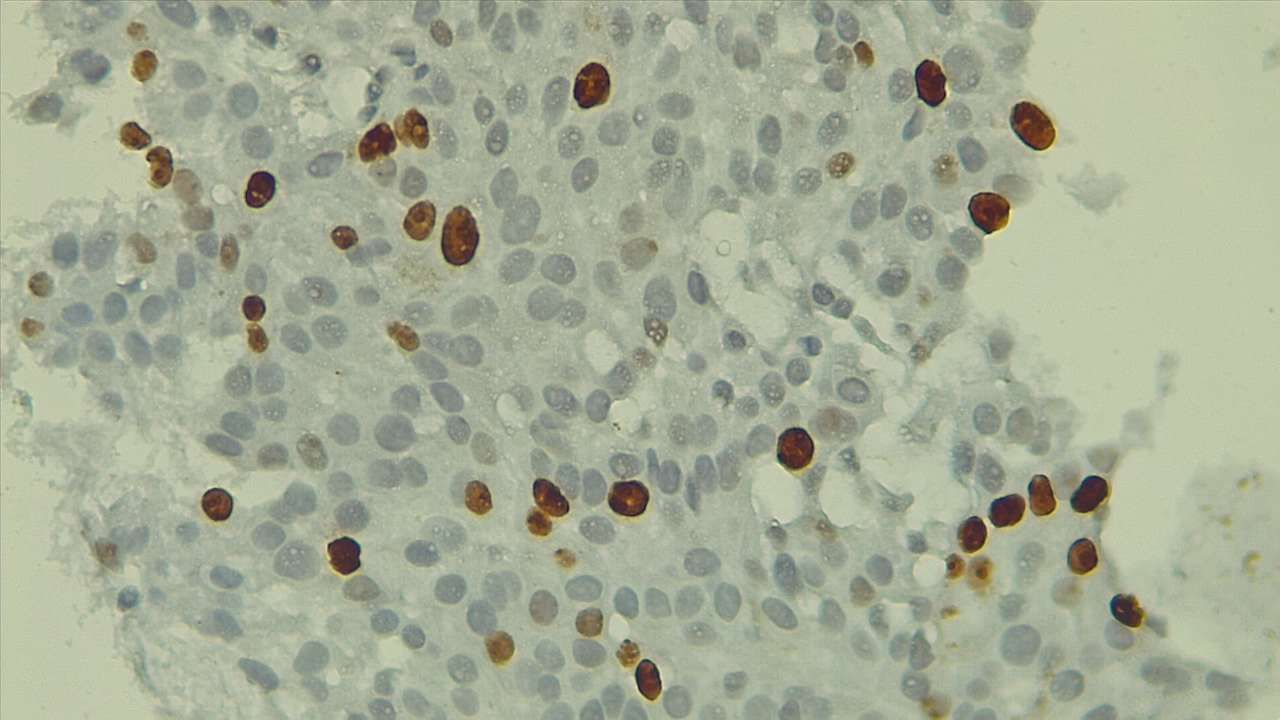
#> input picture data/Test1.jpg, 1280 x 720 px
$ python main.py
#> lines starting #> are read from the running program, lines starting #| are printed output that depends on the picture; after the words box and inside, x2 and y2 are one past the last pixel; in counts of white or black regions, pixels touching at a corner belong together; long printed decimals are rounded
### utils.py
import cv2
import numpy as np
import matplotlib.pyplot as plt

# Guardamos las imagenes en la carpeta 'imgs'
imgs_path = "./imgs"

# Función para mostrar y/o guardar imagenes
def manage_image_display(img, title="Image", display_img=True, save_img=False):
    """
    Muestra y/o guarda una imagen.

    :param img:         Imagen de entrada
    :param title:       Título de la imagen, usado también como nombre de archivo al guardar.
    :param display_img: Bool que indica si se debe mostrar la imagen.
    :param save_img:    Bool que indica si se debe guardar la imagen.
    """

    # Mostrar la imagen si display_img es True
    if display_img:
        plt.imshow(cv2.cvtColor(img, cv2.COLOR_BGR2RGB))
        plt.axis('off')
        plt.title(title)
        plt.show()

    # Guardar la imagen si save_img es True
    if save_img:
        filename = f"{imgs_path}/{title}.jpg"
        cv2.imwrite(filename, img)

# Función para cargar la imagen y redimensionarla
def ajustar_imagen(img, tamaño=(1024, 1024)):
    img_resized = cv2.resize(img, tamaño)
    return img_resized

# Función para dividir la imagen en 4 sub-imágenes
def dividir_imagen(img):
    imgs = []
    altura, ancho, _ = img.shape
    mitad_alto = altura // 2
    mitad_ancho = ancho // 2

    imgs.append(img[:mitad_alto, :mitad_ancho])
    imgs.append(img[:mitad_alto, mitad_ancho:])
    imgs.append(img[mitad_alto:, :mitad_ancho])
    imgs.append(img[mitad_alto:, mitad_ancho:])

    return imgs

# Función de ecualización
def ecualizar_imagen(imagen, display_hist=False, save_hist=False, title="CompDeHistogramas"):
    # Separamos la imagen en sus canales
    canales = cv2.split(imagen)

    # Ecualizamos cada canal
    canales_ec = [cv2.equalizeHist(canal) for canal in canales]

    # Juntamos los 3 canales nuevamente
    imagen_ecualizada = cv2.merge(canales_ec)

    if display_hist or save_hist:
        # Crear el gráfico con 6 subgráficos para los histogramas
        plt.figure(figsize=(12, 8))

        # Histogramas antes de la ecualización (Imagen original)
        # Subgráfico 1: Histograma del canal Azul (B)
        plt.subplot(2, 3, 1)
        plt.hist(canales[0].ravel(), bins=256, histtype='step', color='blue')
        plt.title('Histograma Original - Azul')
        plt.xlim(0, 256)

        # Subgráfico 2: Histograma del canal Verde (G)
        plt.subplot(2, 3, 2)
        plt.hist(canales[1].ravel(), bins=256, histtype='step', color='green')
        plt.title('Histograma Original - Verde')
        plt.xlim(0, 256)

        # Subgráfico 3: Histograma del canal Rojo (R)
        plt.subplot(2, 3, 3)
        plt.hist(canales[2].ravel(), bins=256, histtype='step', color='red')
        plt.title('Histograma Original - Rojo')
        plt.xlim(0, 256)

        # Histogramas después de la ecualización (Imagen ecualizada)
        # Subgráfico 4: Histograma del canal Azul (B) - Ecualizado
        plt.subplot(2, 3, 4)
        plt.hist(canales_ec[0].ravel(), bins=256, histtype='step', color='blue')
        plt.title('Histograma Ecualizado - Azul')
        plt.xlim(0, 256)

        # Subgráfico 5: Histograma del canal Verde (G) - Ecualizado
        plt.subplot(2, 3, 5)
        plt.hist(canales_ec[1].ravel(), bins=256, histtype='step', color='green')
        plt.title('Histograma Ecualizado - Verde')
        plt.xlim(0, 256)

        # Subgráfico 6: Histograma del canal Rojo (R) - Ecualizado
        plt.subplot(2, 3, 6)
        plt.hist(canales_ec[2].ravel(), bins=256, histtype='step', color='red')
        plt.title('Histograma Ecualizado - Rojo')
        plt.xlim(0, 256)

        if display_hist:
            # Mostrar histogramas
            plt.tight_layout()
            plt.show()

        if save_hist:
            # Guardar histogramas
            filename = f"{imgs_path}/{title}.jpg"
            plt.savefig(filename)

        plt.close()

    return imagen_ecualizada


# Función para contar los objetos binarios (células) en una imagen binaria
def contar_objetos(img_mask):
    # Encontrar contornos
    contornos, _ = cv2.findContours(img_mask, cv2.RETR_EXTERNAL, cv2.CHAIN_APPROX_SIMPLE)

    # Calcular el área promedio de los objetos
    areas = [cv2.contourArea(contorno) for contorno in contornos]
    area_promedio = np.mean(areas) if areas else 0

    # Cantidad de objetos
    num_objetos = len(contornos)

    return num_objetos, area_promedio


# Aplicar una operación morfológica de apertura
def OpMorfApertura(img_binaria, kernel_size = 7):

    kernel = np.ones((kernel_size, kernel_size), np.uint8)
    img_apertura = cv2.morphologyEx(img_binaria, cv2.MORPH_OPEN, kernel)

    return img_apertura


# Función para graficar la evolución de objetos y áreas
def graficar_evolucion_objetos_areas(kernel_sizes, objetos, areas,
    display_hist=False, save_hist=False, title="NumObjetosVsKernelSize"):
    """
    Grafica la evolución del número de objetos y el área promedio en función del tamaño del kernel.
    """
    plt.figure(figsize=(12, 6))

    # Evolución del número de objetos
    plt.subplot(1, 2, 1)
    plt.plot(kernel_sizes, objetos, marker='o', linestyle='-', color='b')
    plt.title("Evolución del número de objetos")
    plt.xlabel("Tamaño del kernel")
    plt.ylabel("Cantidad de objetos")
    plt.grid(True)

    # Evolución del área promedio
    plt.subplot(1, 2, 2)
    plt.plot(kernel_sizes, areas, marker='o', linestyle='-', color='r')
    plt.title("Evolución del área promedio")
    plt.xlabel("Tamaño del kernel")
    plt.ylabel("Área promedio")
    plt.grid(True)

    plt.tight_layout()

    if display_hist:
        # Mostrar histogramas
        plt.tight_layout()
        plt.show()

    if save_hist:
        # Guardar histogramas
        filename = f"{imgs_path}/{title}.jpg"
        plt.savefig(filename)

    plt.close()


# Fusiona la imagen original con la máscara binaria aplicando un color específico.
def fusionar_imagenes(imagen, img_mask, color=(255, 0, 0), transparencia=0.5):

    # Crear una copia para no modificar la imagen original
    imagen_fusionada = imagen.copy()

    # Crear una máscara de 3 canales con el color deseado
    mask_colored = np.zeros_like(imagen_fusionada)
    mask_colored[img_mask > 0] = color  # Aplica el color solo en las zonas de la máscara

    # Combinar la imagen original con la máscara coloreada (con transparencia configurable)
    imagen_fusionada = cv2.addWeighted(imagen_fusionada, 1, mask_colored, transparencia, 0)

    return imagen_fusionada

### main.py
import cv2
import argparse

from utils import *

parser = argparse.ArgumentParser(description='Procesamiento de imágenes con OpenCV')
parser.add_argument('--guardar_imagenes', '-save', action='store_true',
                    help='Permite guardar las imagenes generadas')
parser.add_argument('--no_mostrar_imagenes', '-dont_display', action='store_true',
                    help='Permite no mostrar las imagenes generadas')
args = parser.parse_args()

def main():

    disp_flag = not(args.no_mostrar_imagenes)  # Mostramos las imagenes generadas
    save_flag = args.guardar_imagenes  # Guardamos las imagenes generadas

    # Cargar y ajustar la imagen
    imagen = cv2.imread('./data/Test1.jpg')
#> imagen is the input picture: shape (720, 1280, 3); mean B, G, R 150.1, 172.3, 165.5
    imagen = ajustar_imagen(imagen)
    manage_image_display(imagen, "ResizedImg", disp_flag, save_flag)

    # Dividir la imagen en 4 sub-imágenes y mostrarlas
    labels = ["Cuad 1", "Cuad 2", "Cuad 3", "Cuad 4"]
    imgs = dividir_imagen(imagen)
#> imgs = 4 items
    for img, label in zip(imgs, labels):
        manage_image_display(img, label, disp_flag, save_flag)
#> this loop made 4 passes
#> label on passes 1 to 4: 'Cuad 1', 'Cuad 2', 'Cuad 3', 'Cuad 4'
#> pass 1, in manage_image_display (call 2), `plt.show()`:
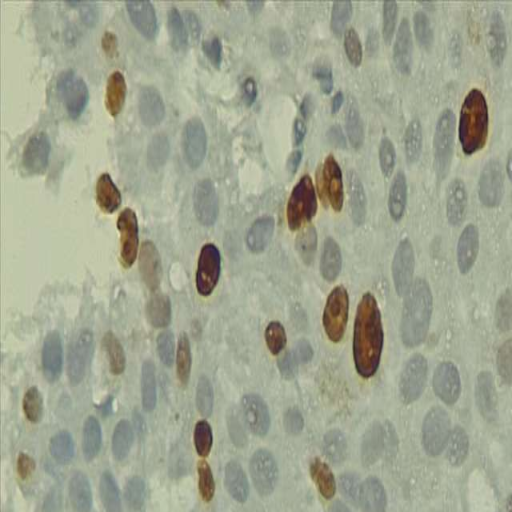
#> shown: shape (512, 512, 3); mean R, G, B 160.6, 165.7, 144.8
#> pass 2, in manage_image_display (call 3), `plt.show()`:
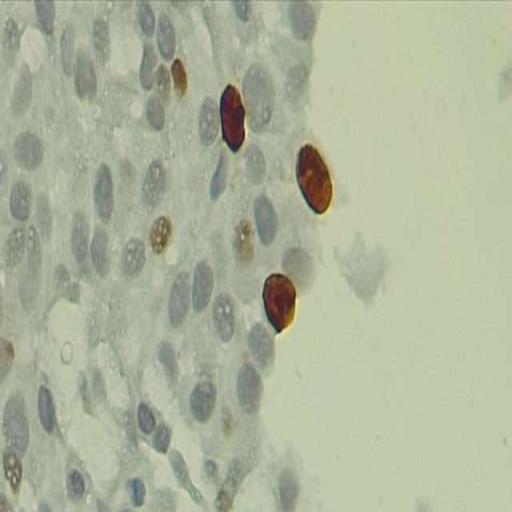
#> shown: shape (512, 512, 3); mean R, G, B 172.8, 179.8, 155.2

    # Aplicar ecualización a la imagen y mostrarla
    imagen_ecualizada = ecualizar_imagen(imagen, display_hist=disp_flag, save_hist=save_flag)
#> in ecualizar_imagen, `canales_ec = [cv2.equalizeHist(canal) for canal in canales]`: canales_ec = 3 items
#> in ecualizar_imagen, `imagen_ecualizada = cv2.merge(canales_ec)`:
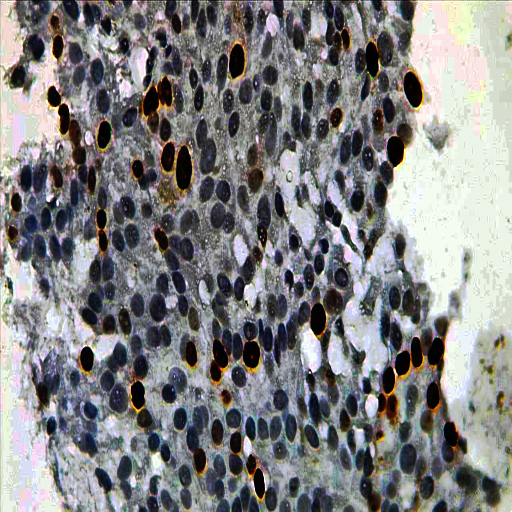
#> imagen_ecualizada: shape (1024, 1024, 3) (shown at 1/2 size); mean of channels 0, 1, 2 130.3, 129.8, 129.8; drawn as B, G, R
    manage_image_display(imagen_ecualizada, "ImgEcualizada", disp_flag, save_flag)

    # Cargar la máscara binaria
    img_mask = cv2.imread('./data/MASK.tif', cv2.IMREAD_GRAYSCALE)
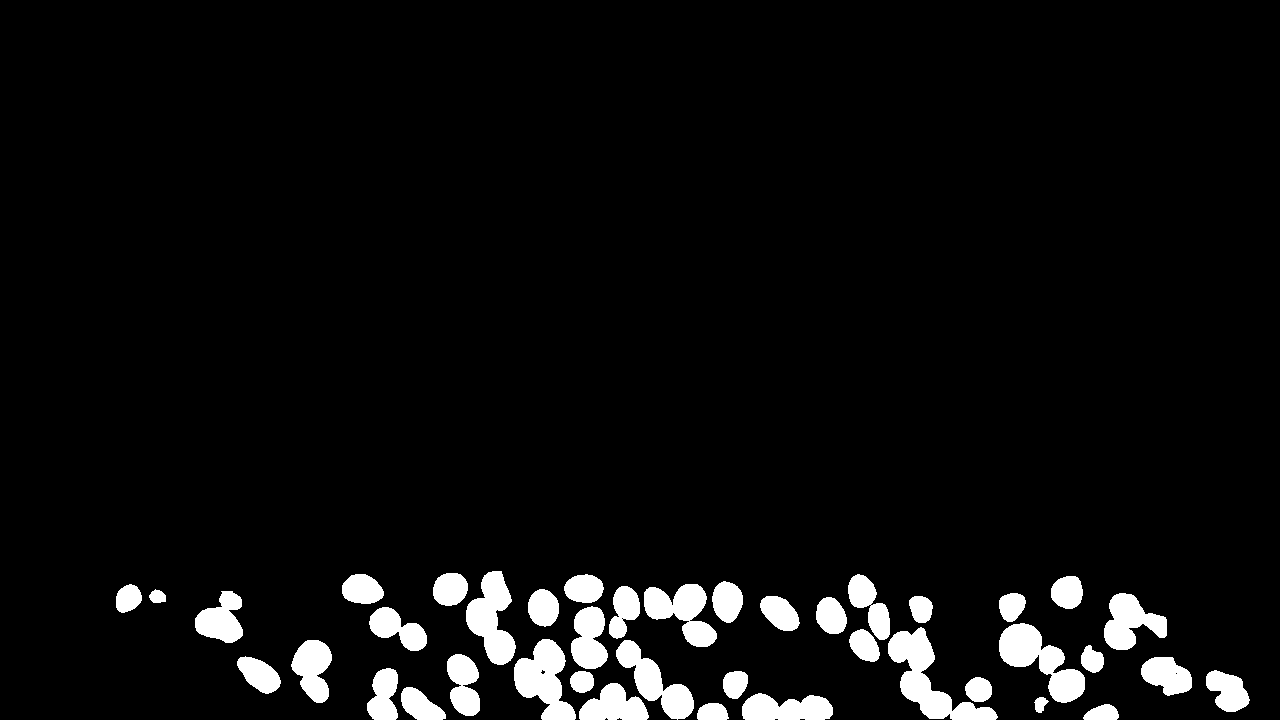
#> input picture data/MASK.tif, 1280 x 720 px
#> img_mask: shape (720, 1280); values 0 (black) and 1 (white), 5.6% white; 41 white regions, largest, box (x1, y1, x2, y2) and area: (888, 627, 998, 720) 3545, (999, 623, 1085, 703) 3082, (514, 639, 576, 720) 2834

    # Reajustamos la máscara al tamaño de 1024x1024
    img_mask = ajustar_imagen(img_mask)
#> in ajustar_imagen (call 2), `img_resized = cv2.resize(img, tamaño)`: img_resized: shape (1024, 1024); values 0 (black) and 1 (white), 5.6% white; 41 white regions, largest, box (x1, y1, x2, y2) and area: (710, 892, 798, 1024) 4026, (799, 886, 868, 1000) 3510, (411, 909, 461, 1024) 3212

    # Para mostrar la imagen, esta debe tener valores entre 0 y 255
    img_mask_scaled = img_mask*255 # Conversión binaria a 8 bits
    # Mostramos y guardamos la visualización de la máscara
    manage_image_display(img_mask_scaled, "ImgMask", disp_flag, save_flag)

    # Contamos la cantidad de objetos previa a la operación de apertura
    num_objetos, area_promedio = contar_objetos(img_mask)
#> in contar_objetos, `contornos, _ = cv2.findContours(img_mask, cv2.RETR_EXTERNAL, cv2.CHAIN..`: contornos = 41 contours; largest, box (x1, y1, x2, y2) and area: (710, 892, 798, 1024) 3816, (799, 886, 868, 1000) 3336, (411, 909, 461, 1024) 3073, (373, 812, 413, 946) 2868, (515, 831, 574, 920) 2603
#> in contar_objetos, `areas = [cv2.contourArea(contorno) for contorno in contornos]`: areas = 41 values, max 3815.5 at index 19, min 144.5 at index 2, mean 1344.6
#> in contar_objetos, `area_promedio = np.mean(areas) if areas else 0`: area_promedio = 1344.6
#> in contar_objetos, `num_objetos = len(contornos)`: num_objetos = 41
#> num_objetos = 41; area_promedio = 1344.6
    print(f"==> Resultados pre-apertura")
    print(f"> Cantidad de objetos binarios (células): {num_objetos}")
#| > Cantidad de objetos binarios (células): 41
    print(f"> Promedio del área de los objetos: {area_promedio}")
#| > Promedio del área de los objetos: 1344.598

    # Aplicamos la operación de apertura
    img_mask_apertura = OpMorfApertura(img_mask, kernel_size=8)
#> in OpMorfApertura, `img_apertura = cv2.morphologyEx(img_binaria, cv2.MORPH_OPEN, kernel)`: img_apertura: shape (1024, 1024); values 0 (black) and 1 (white), 5.4% white; 43 white regions, largest, box (x1, y1, x2, y2) and area: (712, 898, 798, 1024) 3906, (800, 888, 869, 999) 3439, (412, 911, 461, 1024) 3140
    # Guardamos la visualización del resultado
    img_mask_scaled = img_mask_apertura * 255
    manage_image_display(img_mask_scaled, "ImgMaskApertura", disp_flag, save_flag)

    # Contamos la cantidad de objetos previa a la operación de apertura
    num_objetos, area_promedio = contar_objetos(img_mask_apertura)
#> in contar_objetos (call 2), `contornos, _ = cv2.findContours(img_mask, cv2.RETR_EXTERNAL, cv2.CHAIN..`: contornos = 43 contours; largest, box (x1, y1, x2, y2) and area: (712, 898, 798, 1024) 3700, (800, 888, 869, 999) 3265, (412, 911, 461, 1024) 3002, (374, 814, 413, 945) 2840, (494, 913, 556, 1024) 2518
#> num_objetos = 43; area_promedio = 1247.8

    print(f"==> Resultados post-apertura")
    print(f"> Cantidad de objetos binarios (células): {num_objetos}")
#| > Cantidad de objetos binarios (células): 43
    print(f"> Promedio del área de los objetos: {area_promedio}")
#| > Promedio del área de los objetos: 1247.791

    # Podemos variar el tamaño del kernel de apertura
    # y contar los objetos para cada caso
    objetos = []
    areas = []
    kernel_sizes = range(1, 21)
    for kernel_size in kernel_sizes:
        img_mask_apertura = OpMorfApertura(img_mask, kernel_size=kernel_size)
        num_objetos, area_promedio = contar_objetos(img_mask_apertura)
        objetos.append(num_objetos)
        areas.append(area_promedio)
#> this loop made 20 passes
#> (area_promedio, num_objetos) on passes 1 to 12: (1344.6, 41), (1304, 42), (1308.5, 42), (1300.2, 42), (1302.8, 42), (1292, 42), (1261.9, 43), (1247.8, 43), (1243.8, 43), (1171.8, 45), (1187.7, 44), (1089.2, 47)
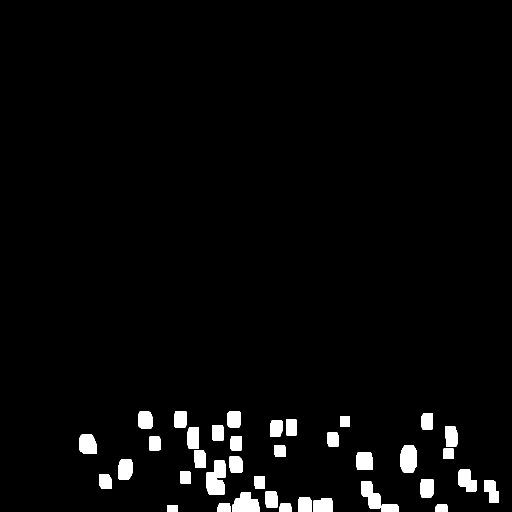
#> img_mask_apertura: shape (1024, 1024) (shown at 1/2 size); values 0 (black) and 1 (white), 3% white; 38 white regions, largest, box (x1, y1, x2, y2) and area: (413, 921, 452, 989) 2055, (801, 891, 834, 945) 1602, (465, 985, 519, 1024) 1593
#> after the loop, areas = [1344.6, 1304, 1308.5, 1300.2, 1302.8, 1292, 1261.9, 1247.8, 1243.8, 1171.8, 1187.7, 1089.2, 1050.2, 983.7, 957, 925, 929.9, 910.3, 866, 783.6]; objetos = [41, 42, 42, 42, 42, 42, 43, 43, 43, 45, 44, 47, 48, 50, 50, 49, 46, 44, 41, 38]

    graficar_evolucion_objetos_areas(kernel_sizes,
            objetos, areas, disp_flag, save_flag)
#> in graficar_evolucion_objetos_areas, `plt.show()`:
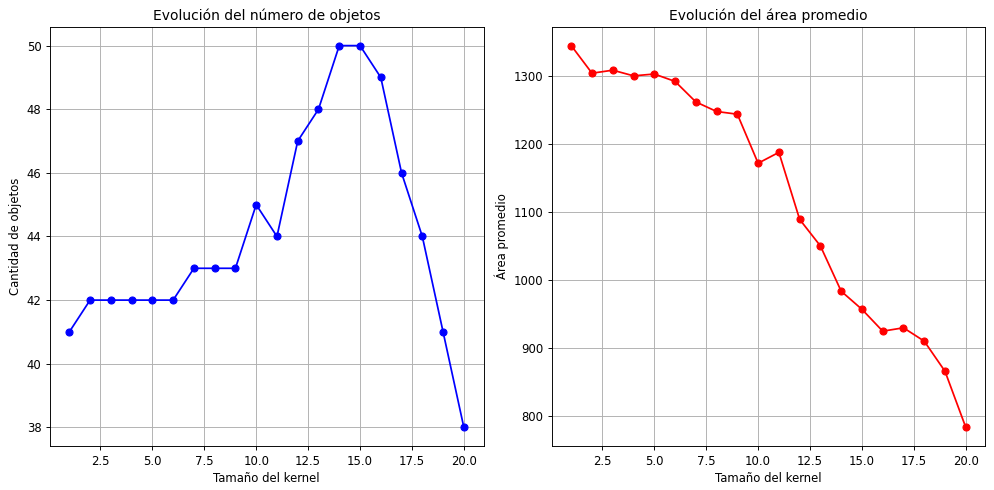
#> figure drawn by matplotlib, 2 panels; panel 1: curve peaks at x = 14, y = 50; panel 2: curve peaks at x = 1, y = 1344.6

    # Conclusiones:
    # - A mayor tamaño de kernel se separan mas objetos
    # - Si el tamaño del kernel es demasiado grande
    #   los objetos de menor tamaño desaparecen

    # # Fusionar la imagen original con la máscara
    imagen_fusionada = fusionar_imagenes(imagen, img_mask, color=(255, 0, 0))  # Azul
#> in fusionar_imagenes, `imagen_fusionada = cv2.addWeighted(imagen_fusionada, 1, mask_colored, ..`:
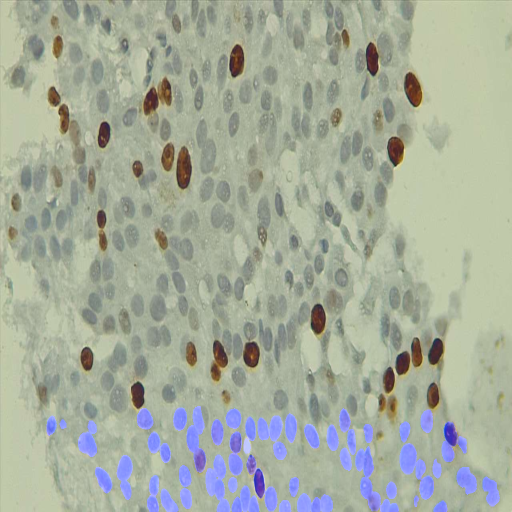
#> imagen_fusionada: shape (1024, 1024, 3) (shown at 1/2 size); mean B, G, R 156.5, 172.1, 165.4
    manage_image_display(imagen_fusionada, "ImgConMascaraAplicada", disp_flag, save_flag)


if __name__ == '__main__':
    main()
